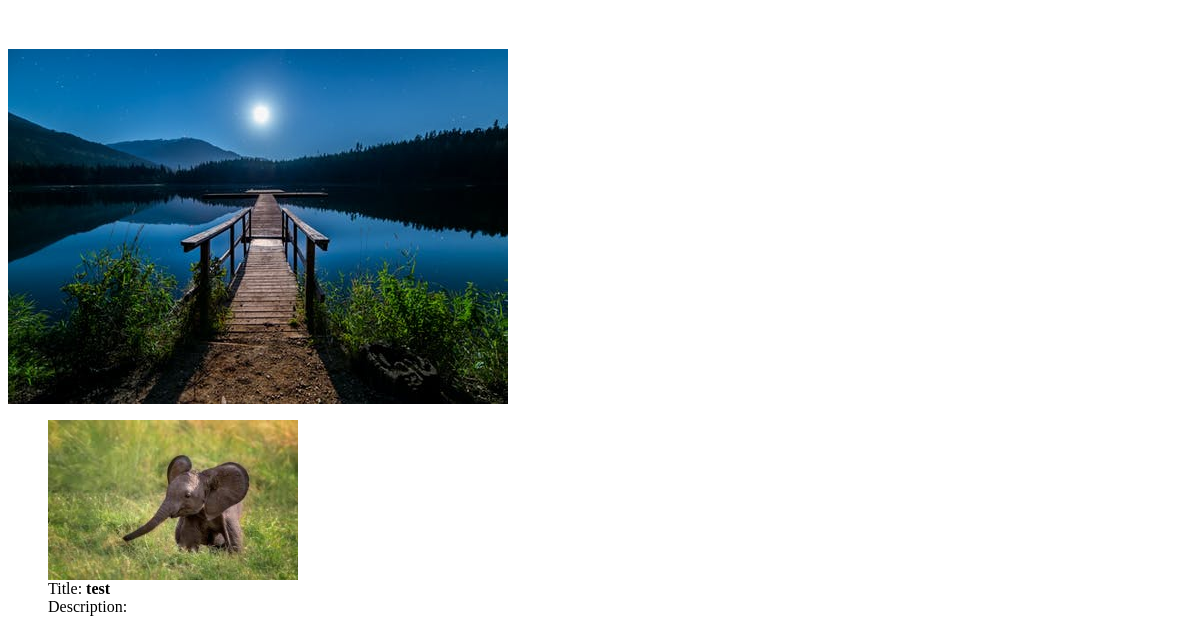
Page /post/list/ (lower part) on the earlier database version.
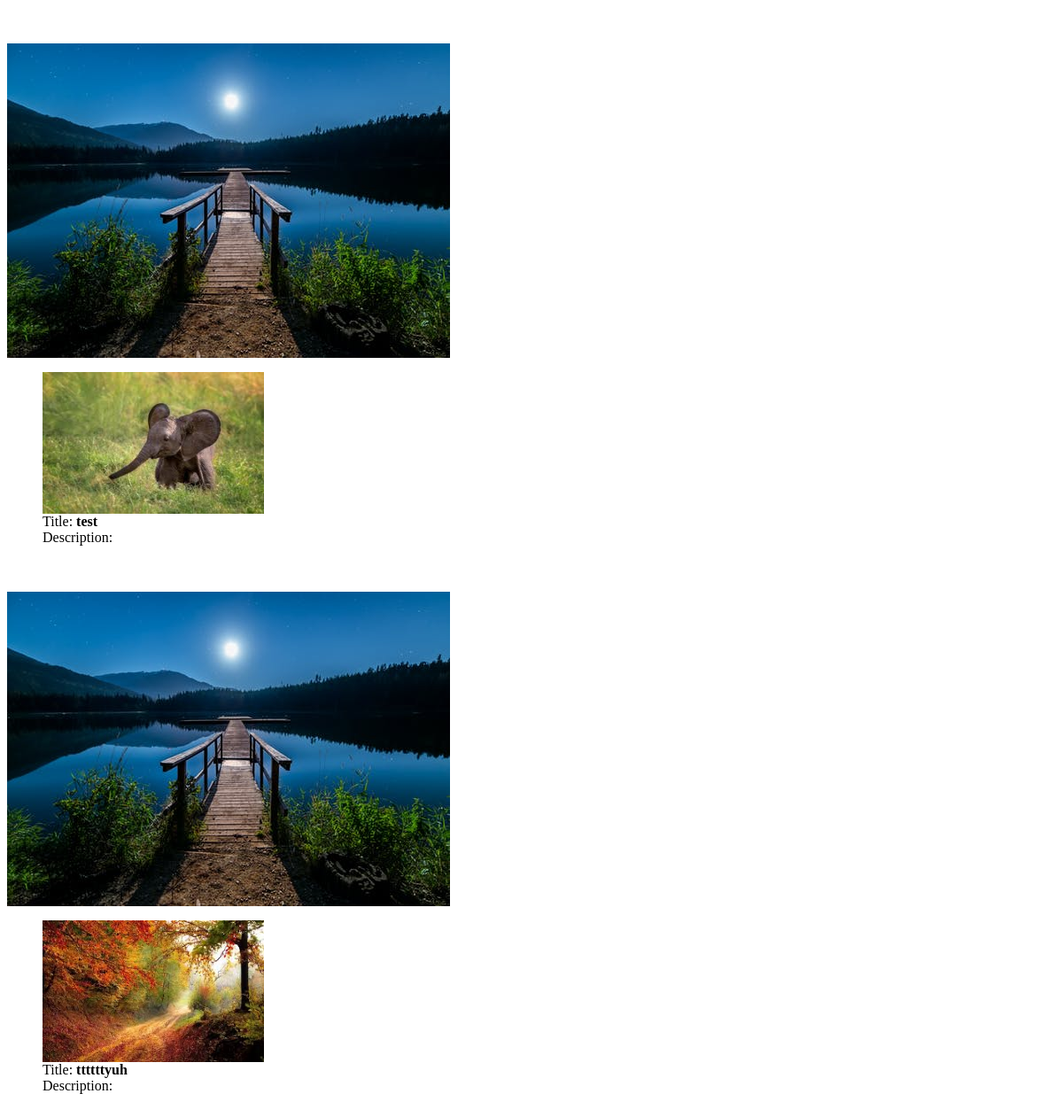
Same page on the later database version.
### post/models.py (models this page shows)
class Post(models.Model):
    title = models.CharField(max_length=50)
    image = models.ImageField(upload_to='images/')
    description = models.CharField(max_length=255, default='')

### post/views.py (the view)
# urls.py: path('list/', views.postList.as_view(), name='postList')
class postList(generic.ListView):
    posts = Post.objects.all()
    print('----------------------------------')
    print('Posts ---->', Post)
    model = Post
    template_name = 'post/post_list.html'

### post/templates/post/post_list.html (shortened to what this page needs)
<head>
</head>
<body>
    {% for post in post_list %}
    <img src="media/img_1.jpeg" alt="">
    <ul>
        <img src="{{post.image.url}}" alt="{{post.title}}" width="250" , height="160">
        <li>Title: <b>{{post.title}}</b></li>
        <li>Description: <b>{{post.description}}</b></li>
    </ul>
    <br><br>
    {% endfor %}
</body>

Differences in the rows shown:
added Post: image (picture), title "ttttttyuh"
